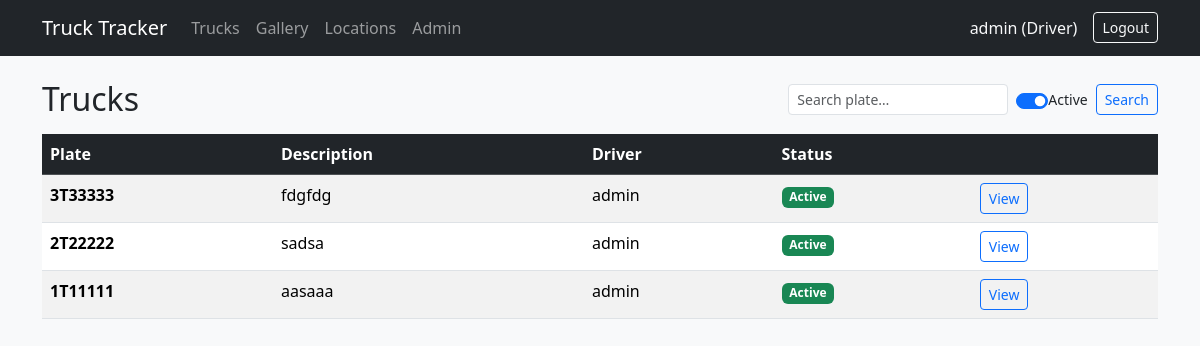
Screenshot of / (signed in) with the database file from the repository.
### accounts/models.py (models this page shows, shortened)
class User(AbstractUser):
    class Role(models.TextChoices):
        ADMIN = 'admin', 'Admin'
        DRIVER = 'driver', 'Driver'
    role = models.CharField(max_length=10, choices=Role.choices, default=Role.DRIVER)

### tracking/models.py (models this page shows, shortened)
class Truck(models.Model):
    plate_number = models.CharField(max_length=8, unique=True, validators=[MinLengthValidator(5)])
    description = models.TextField(blank=True, default='')
    driver = models.ForeignKey(
        settings.AUTH_USER_MODEL,
        on_delete=models.SET_NULL,
        null=True,
        blank=True,
        related_name='trucks',
    )
    is_active = models.BooleanField(default=True)
    created_at = models.DateTimeField(auto_now_add=True)
    updated_at = models.DateTimeField(auto_now=True)
    class Meta:
        ordering = ['-created_at']

### tracking/views.py (the view)
# urls.py: path('', views.TruckListView.as_view(), name='truck_list'),
class TruckListView(LoginRequiredMixin, ListView):
    model = Truck
    template_name = 'tracking/truck_list.html'
    context_object_name = 'trucks'
    def get_queryset(self):
        qs = Truck.objects.select_related('driver').all()
        if self.request.user.role == 'driver':
            qs = qs.filter(driver=self.request.user)
        q = self.request.GET.get('q')
        if q:
            qs = qs.filter(plate_number__icontains=q)
        active = self.request.GET.get('active')
        if active == 'true':
            qs = qs.filter(is_active=True)
        elif active == 'false':
            qs = qs.filter(is_active=False)
        return qs

### tracking/templates/tracking/truck_list.html (shortened to what this page needs)
{% extends 'base.html' %}
{% block content %}
<div class="d-flex flex-wrap justify-content-between align-items-center mb-3 gap-2">
    <h2 class="mb-0">Trucks</h2>
    <div class="d-flex gap-2 align-items-center">
        <form method="get" class="d-flex gap-2 align-items-center">
            <input type="text" name="q" class="form-control form-control-sm" placeholder="Search plate…" value="{{ request.GET.q }}">
            <div class="form-check form-switch d-flex align-items-center m-0">
                <input class="form-check-input" type="checkbox" name="active" id="active-filter" value="true" {% if request.GET.active == 'true' or not request.GET.active %}checked{% endif %} onchange="this.form.submit()">
                <label class="form-check-label small" for="active-filter">Active</label>
            </div>
            <button class="btn btn-sm btn-outline-primary">Search</button>
        </form>
    </div>
</div>
{% if trucks %}
    <div class="table-responsive">
        <table class="table table-striped table-hover">
            <thead class="table-dark">
                <tr>
                    <th>Plate</th>
                    <th>Description</th>
                    <th>Driver</th>
                    <th>Status</th>
                    <th></th>
                </tr>
            </thead>
            <tbody>
                {% for truck in trucks %}
                    <tr>
                        <td><strong>{{ truck.plate_number }}</strong></td>
                        <td>{{ truck.description|default:'—'|truncatewords:10 }}</td>
                        <td>{{ truck.driver.get_full_name|default:truck.driver.username|default:'—' }}</td>
                        <td>
                            {% if truck.is_active %}
                                <span class="badge bg-success">Active</span>
                            {% else %}
                                <span class="badge bg-secondary">Inactive</span>
                            {% endif %}
                        </td>
                        <td><a href="{% url 'truck_detail' truck.id %}" class="btn btn-sm btn-outline-primary">View</a></td>
                    </tr>
                {% endfor %}
            </tbody>
        </table>
    </div>
{% else %}
    <div class="alert alert-info">No trucks found.</div>
{% endif %}
{% endblock %}

### templates/base.html (shortened to what this page needs)
{% load static %}
<!DOCTYPE html>
<html lang="en">
<head>
    <link href="https://cdn.jsdelivr.net/npm/bootstrap@5.3.3/dist/css/bootstrap.min.css" rel="stylesheet">
    <link rel="stylesheet" href="https://unpkg.com/leaflet@1.9.4/dist/leaflet.css" />
    <link rel="stylesheet" href="{% static 'tracking/style.css' %}">
</head>
<body class="bg-light">
    <nav class="navbar navbar-expand-lg navbar-dark bg-dark mb-4">
        <div class="container">
            <a class="navbar-brand" href="{% url 'truck_list' %}">Truck Tracker</a>
            <div class="navbar-nav me-auto">
                <a class="nav-link" href="{% url 'truck_list' %}">Trucks</a>
                <a class="nav-link" href="{% url 'truck_gallery' %}">Gallery</a>
                <a class="nav-link" href="{% url 'location_list' %}">Locations</a>
                {% if user.is_authenticated and user.is_staff %}
                    <a class="nav-link" href="{% url 'admin:index' %}">Admin</a>
                {% endif %}
            </div>
            <div class="navbar-nav ms-auto">
                {% if user.is_authenticated %}
                    <span class="nav-item nav-link text-light">{{ user.username }} ({{ user.get_role_display }})</span>
                    <form method="post" action="{% url 'logout' %}" class="d-inline">
                        <button type="submit" class="btn btn-outline-light btn-sm nav-item ms-2 mt-1">Logout</button>
                    </form>
                {% else %}
                    <a class="nav-link" href="{% url 'login' %}">Login</a>
                {% endif %}
            </div>
        </div>
    </nav>
    <div class="container">
        <div id="toast-container" class="toast-container position-fixed top-0 end-0 p-3"></div>
        {% block content %}{% endblock %}
    </div>
</body>
</html>

### rows the page displays
User: username "admin", role "Driver"
Truck: plate_number "3T33333", description "fdgfdg", driver.get_full_name "admin", is_active "Active"
Truck: plate_number "2T22222", description "sadsa", driver.get_full_name "admin", is_active "Active"
Truck: plate_number "1T11111", description "aasaaa", driver.get_full_name "admin", is_active "Active"
